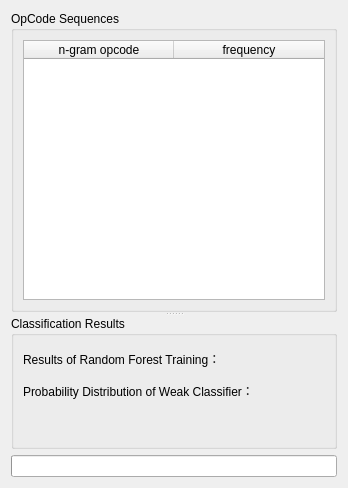
<?xml version="1.0" encoding="UTF-8"?>
<ui version="4.0">
 <class>Dialog</class>
 <widget class="QDialog" name="Dialog">
  <property name="geometry">
   <rect>
    <x>0</x>
    <y>0</y>
    <width>348</width>
    <height>488</height>
   </rect>
  </property>
  <property name="windowTitle">
<!--
   <string>操作码分类</string>
-->
   <string>OpCode Classification</string>
  </property>
  <layout class="QVBoxLayout" name="verticalLayout">
   <item>
    <widget class="QSplitter" name="splitter">
     <property name="orientation">
      <enum>Qt::Vertical</enum>
     </property>
     <widget class="QGroupBox" name="groupBox_2">
      <property name="minimumSize">
       <size>
        <width>0</width>
        <height>0</height>
       </size>
      </property>
      <property name="title">
<!--
       <string>操作码序列</string>
-->
       <string>OpCode Sequences</string>
      </property>
      <layout class="QVBoxLayout" name="verticalLayout_2">
       <item>
        <widget class="QTableWidget" name="tableWidget">
         <property name="rowCount">
          <number>0</number>
         </property>
         <attribute name="horizontalHeaderDefaultSectionSize">
          <number>150</number>
         </attribute>
         <attribute name="verticalHeaderVisible">
          <bool>false</bool>
         </attribute>
         <column>
          <property name="text">
           <string>n-gram opcode</string>
          </property>
         </column>
         <column>
          <property name="text">
           <string>frequency</string>
          </property>
         </column>
        </widget>
       </item>
      </layout>
     </widget>
     <widget class="QGroupBox" name="groupBox">
      <property name="title">
<!--
       <string>分类结果</string>
-->
       <string>Classification Results</string>
      </property>
      <layout class="QVBoxLayout" name="verticalLayout_3">
       <item>
        <widget class="QLabel" name="label">
         <property name="text">
<!--
          <string>随机森林训练结论： </string>
-->
          <string>Results of Random Forest Training： </string>
         </property>
        </widget>
       </item>
       <item>
        <widget class="QLabel" name="label_2">
         <property name="text">
<!--
          <string>弱分类器概率分布： </string>
-->
          <string>Probability Distribution of Weak Classifier： </string>
         </property>
        </widget>
       </item>
       <item>
        <widget class="QLabel" name="label_3">
         <property name="text">
          <string/>
         </property>
        </widget>
       </item>
      </layout>
     </widget>
    </widget>
   </item>
   <item>
    <widget class="QProgressBar" name="progressBar">
     <property name="value">
      <number>0</number>
     </property>
     <property name="textVisible">
      <bool>false</bool>
     </property>
    </widget>
   </item>
  </layout>
 </widget>
 <resources/>
 <connections/>
</ui>
